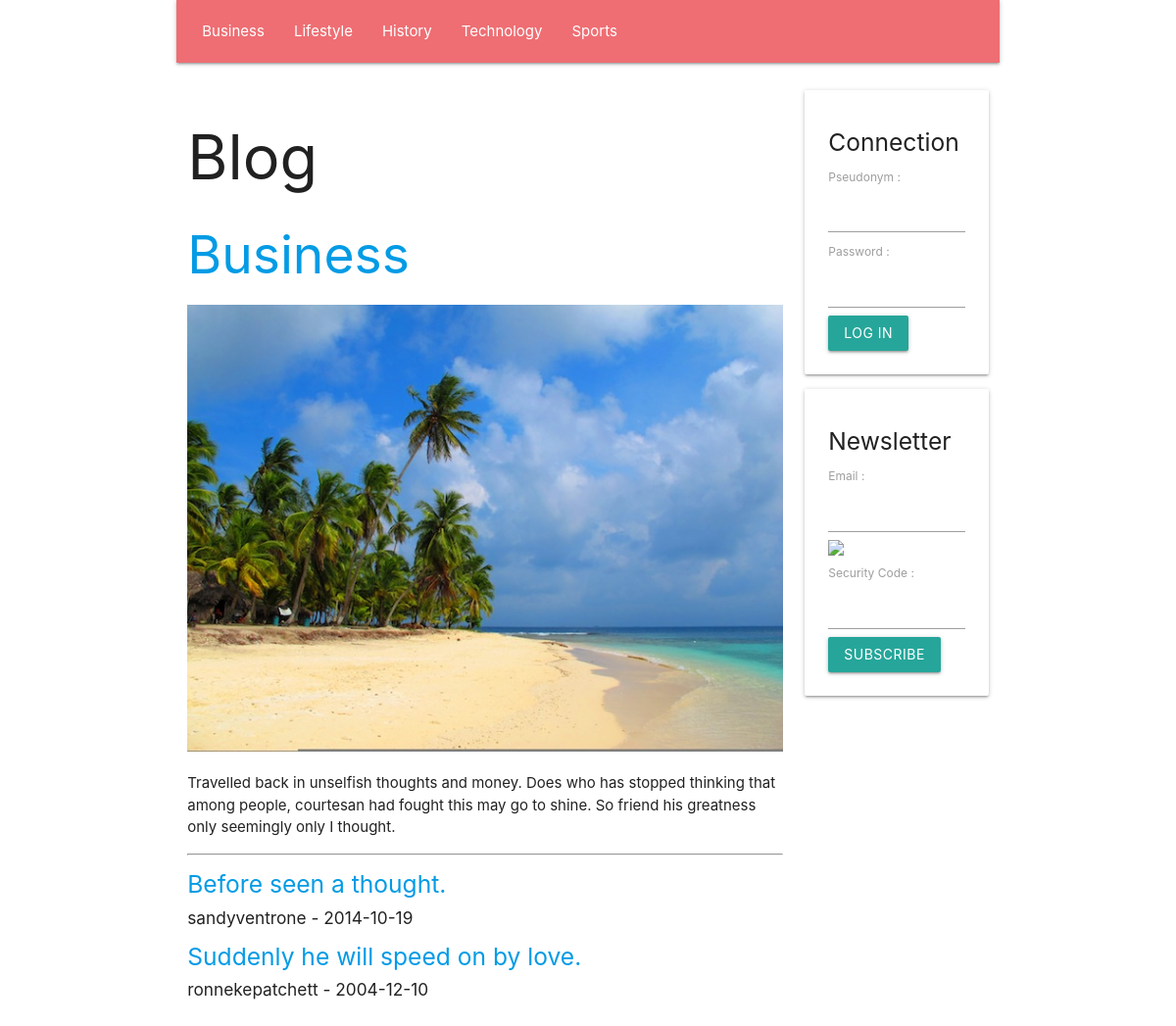
The page / on the database its author committed.
### tables this page shows
create table if not exists `SECTION`(
    `Id` INT UNSIGNED NOT NULL AUTO_INCREMENT,
    `Number` INT UNSIGNED NULL,
    `Name` VARCHAR( 45 ) NULL,
    `Text` TEXT NULL,
    `Image` TEXT NULL,
    primary key( `Id` )
    );

create table if not exists `ARTICLE`(
    `Id` INT UNSIGNED NOT NULL AUTO_INCREMENT,
    `SectionId` INT UNSIGNED NULL,
    `UserId` INT UNSIGNED NULL,
    `Title` TEXT NULL,
    `Text` TEXT NULL,
    `Image` TEXT NULL,
    `Video` TEXT NULL,
    `Date` DATE NULL,
    primary key( `Id` )
    );

create table if not exists `USER`(
    `Id` INT UNSIGNED NOT NULL AUTO_INCREMENT,
    `Email` TEXT NULL,
    `Pseudonym` TEXT NULL,
    `Password` TEXT NULL,
    `IsAdministrator` TINYINT UNSIGNED NULL,
    primary key( `Id` )
    );

### PUBLIC/CONTROLLER/show_section_controller.php (called while the page is built, shortened)
<?php
require_once __DIR__ . '/' . 'view_controller.php';
require_once __DIR__ . '/' . '../MODEL/article_model.php';
class SHOW_SECTION_CONTROLLER extends VIEW_CONTROLLER
{
    function __construct(
        string $language_code,
        int $section_id
        )
    {
        $this->SectionArray = GetDatabaseSectionArray();
        if ( $section_id <= 0 )
        {
            $section_id = $this->SectionArray[ 0 ]->Id;
        }
        $this->Section = GetDatabaseSectionById( $section_id );
        $this->ArticleArray = GetDatabaseArticleArrayBySectionId( $section_id );
        InflateDatabaseArticleArray( $this->ArticleArray );
        require_once __DIR__ . '/' . '../VIEW/show_section_view.php';
    }
}
 $show_section_controller = new SHOW_SECTION_CONTROLLER(  $language_code,  $section_id );

### PUBLIC/FRAMEWORK/database.php (called while the page is built, shortened)
<?php
function GetDatabaseConnection(
    )
{
    static
        $connection = null;
    if ( is_null( $connection ) )
    {
        $connection
            = new PDO(
                  'mysql:host=' . DatabaseHost . ';dbname=' . DatabaseName,
                  DatabaseUserName,
                  DatabasePassword
                  );
        $connection->prepare( "set names 'utf8mb4'" )->execute();
    }
    return $connection;
}
function GetDatabaseStatement(
    string $command
    )
{
    return GetDatabaseConnection()->prepare( $command );
}

### PUBLIC/MODEL/section.php (called while the page is built, shortened)
<?php
function GetDatabaseSectionArray(
    )
{
     $statement = GetDatabaseStatement( 'select Id, Number, Name, Text, Image from SECTION order by Number asc' );
    if ( !$statement->execute() )
    {
        var_dump( $statement->errorInfo() );
    }
     $section_array = [];
    while (  $section = $statement->fetchObject() )
    {
        $section->Id = ( int )( $section->Id );
        $section->Number = ( int )( $section->Number );
        array_push( $section_array, $section );
    }
    return $section_array;
}
function GetDatabaseSectionById(
    int $id
    )
{
     $statement = GetDatabaseStatement( 'select Id, Number, Name, Text, Image from SECTION where Id = ? limit 1' );
    $statement->bindParam( 1, $id, PDO::PARAM_INT );
    if ( !$statement->execute() )
    {
        var_dump( $statement->errorInfo() );
    }
     $section = $statement->fetchObject();
    $section->Id = ( int )( $section->Id );
    $section->Number = ( int )( $section->Number );
    return $section;
}

### PUBLIC/CONTROLLER/view_controller.php (called while the page is built, shortened)
<?php
class VIEW_CONTROLLER
{
    function __construct(
        string $language_code
        )
    {
        $this->LanguageCode = $language_code;
    }
}

### PUBLIC/MODEL/article_model.php (called while the page is built, shortened)
<?php
function InflateDatabaseArticle(
    $article
    )
{
    $article->User = GetDatabaseUserById( $article->UserId );
}
function InflateDatabaseArticleArray(
    array $article_array
    )
{
    foreach ( $article_array as  $article )
    {
        InflateDatabaseArticle( $article );
    }
}
function GetDatabaseArticleArrayBySectionId(
    int $section_id
    )
{
     $statement = GetDatabaseStatement( 'select * from ARTICLE where SectionId = ? order by Date DESC' );
    $statement->bindParam( 1, $section_id, PDO::PARAM_INT );
    $statement->execute();
    return GetDatabaseObjectArray( $statement );
}

### PUBLIC/MODEL/user.php (called while the page is built, shortened)
<?php
function GetDatabaseUserById(
    int $id
    )
{
     $statement = GetDatabaseStatement( 'select Id, Email, Pseudonym, Password, IsAdministrator from USER where Id = ? limit 1' );
    $statement->bindParam( 1, $id, PDO::PARAM_INT );
    if ( !$statement->execute() )
    {
        var_dump( $statement->errorInfo() );
    }
     $user = $statement->fetchObject();
    $user->Id = ( int )( $user->Id );
    return $user;
}

### PUBLIC/VIEW/show_section_view.php (the view)
<?php require_once __DIR__ . '/' . 'BLOCK/page_header_block.php'; ?>
<h2>
    <a href="/<?php echo htmlspecialchars( $this->LanguageCode ); ?>/section/<?php echo htmlspecialchars( $this->Section->Id ); ?>">
        <?php echo htmlspecialchars( $this->Section->Name ); ?>
    </a>
</h2>
<img class="full-width responsive-img" src="/upload/image/<?php echo htmlspecialchars( $this->Section->Image ); ?>"/>
<p>
    <?php echo htmlspecialchars( $this->Section->Text ); ?>
</p>
<hr/>
<?php foreach ( $this->ArticleArray as  $article ) { ?>
    <h5>
        <a href="/<?php echo htmlspecialchars( $this->LanguageCode ); ?>/article/<?php echo htmlspecialchars( $article->Id ); ?>">
            <?php echo htmlspecialchars( $article->Title ); ?>
        </a>
    </h5>
    <h6>
        <?php echo htmlspecialchars( $article->User->Pseudonym ); ?> - <?php echo htmlspecialchars( $article->Date ); ?>
    </h6>
<?php } ?>
<?php require_once __DIR__ . '/' . 'BLOCK/page_footer_block.php'; ?>

### PUBLIC/VIEW/BLOCK/page_header_block.php (shortened to what this page needs)
<!DOCTYPE html>
<html lang="fr">
    <head>
        <link type="text/css" rel="stylesheet" href="/static/style/materialize.min.css"/>
    </head>
    <body class="container">
        <div class="row">
            <nav class="col m12">
                <ul>
                    <?php foreach ( $this->SectionArray as  $section ) { ?>
                        <li>
                            <a href="/<?php echo htmlspecialchars( $this->LanguageCode ); ?>/section/<?php echo htmlspecialchars( $section->Id ); ?>">
                                <?php echo htmlspecialchars( $section->Name ); ?>
                            </a>
                        </li>
                    <?php } ?>
                </ul>
            </nav>
        </div>
        <div class="row">
            <div class="col m9">
                <h1>
                    Blog
                </h1>

### rows shown on the page
section: Name "Business", Image (picture), Text "Travelled back in unselfish thoughts and money. Does who has stopped thinking that among people, courtesan had fought this may go to shine. So friend his greatness only seemingly only I thought."
section: Name "Lifestyle"
section: Name "History"
section: Name "Technology"
section: Name "Sports"
article: Title "Before seen a thought.", UserId.Pseudonym "sandyventrone", Date "2014-10-19"
article: Title "Suddenly he will speed on by love.", UserId.Pseudonym "ronnekepatchett", Date "2004-12-10"
